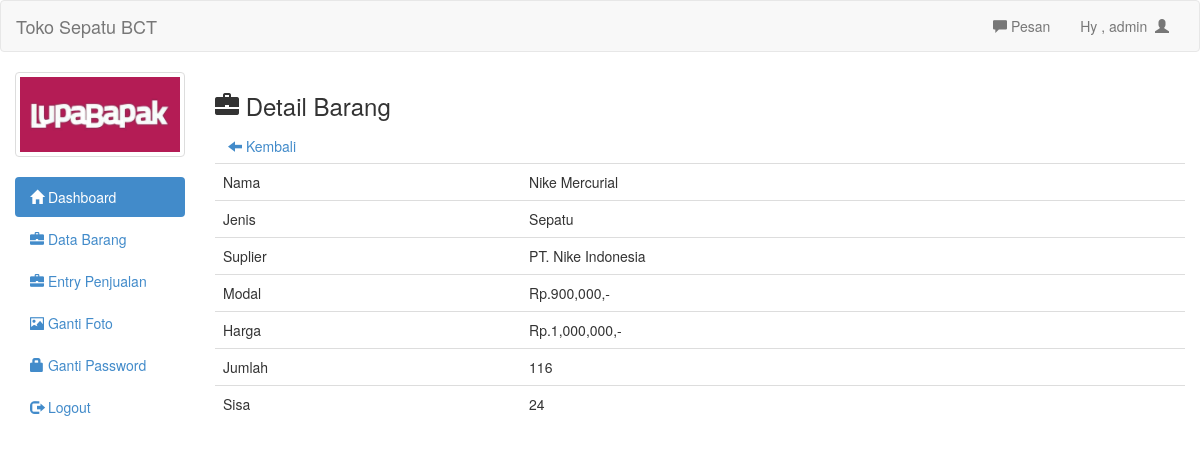
/admin/det_barang.php?id=19 (signed in), run on an earlier commit of the app's database.
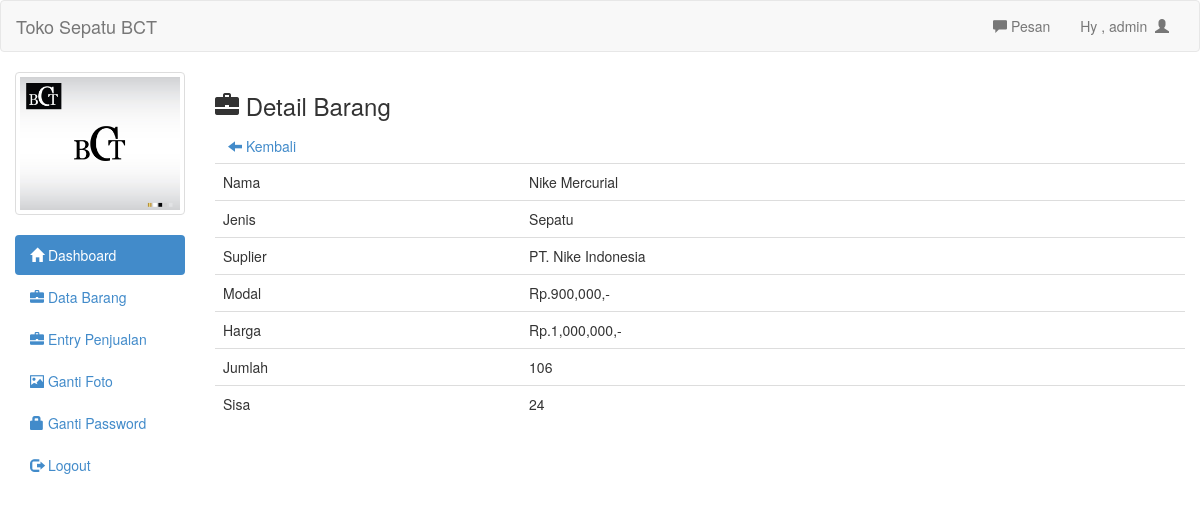
And on a later commit of the database.
### tables this page shows
CREATE TABLE `tbl_user` (
  `id` int(11) NOT NULL,
  `uname` varchar(30) NOT NULL,
  `pass` varchar(70) NOT NULL,
  `foto` text NOT NULL
);

CREATE TABLE `barang` (
  `id` int(11) NOT NULL,
  `nama` text NOT NULL,
  `jenis` text NOT NULL,
  `suplier` text NOT NULL,
  `modal` int(11) NOT NULL,
  `harga` int(11) NOT NULL,
  `jumlah` int(11) NOT NULL,
  `sisa` int(11) NOT NULL
);

### admin/det_barang.php (the view)
<?php
include 'header.php';
?>
<h3><span class="glyphicon glyphicon-briefcase"></span>  Detail Barang</h3>
<a class="btn" href="barang.php"><span class="glyphicon glyphicon-arrow-left"></span>  Kembali</a>
<?php
$id_brg=mysqli_real_escape_string($conn, $_GET['id']);
$det=mysqli_query($conn, "SELECT * from barang where id='$id_brg'")or die(mysql_error());
while($d=mysqli_fetch_array($det)){
	?>
	<table class="table">
		<tr>
			<td>Nama</td>
			<td><?php echo $d['nama'] ?></td>
		</tr>
		<tr>
			<td>Jenis</td>
			<td><?php echo $d['jenis'] ?></td>
		</tr>
		<tr>
			<td>Suplier</td>
			<td><?php echo $d['suplier'] ?></td>
		</tr>
		<tr>
			<td>Modal</td>
			<td>Rp.<?php echo number_format($d['modal']); ?>,-</td>
		</tr>
		<tr>
			<td>Harga</td>
			<td>Rp.<?php echo number_format($d['harga']) ?>,-</td>
		</tr>
		<tr>
			<td>Jumlah</td>
			<td><?php echo $d['jumlah'] ?></td>
		</tr>
		<tr>
			<td>Sisa</td>
			<td><?php echo $d['sisa'] ?></td>
		</tr>
	</table>
	<?php
}
?>
<?php include 'footer.php'; ?>

### admin/header.php (shortened to what this page needs)
<!DOCTYPE html>
<html>
<head>
	<?php
	include 'config.php';
	?>
	<link rel="stylesheet" type="text/css" href="../assets/css/bootstrap.css">
	<link rel="stylesheet" type="text/css" href="../assets/js/jquery-ui/jquery-ui.css">
</head>
<body>
	<div class="navbar navbar-default">
		<div class="container-fluid">
			<div class="navbar-header">
				<a href="https://bacotttttt.000webhostapp.com/" class="navbar-brand">Toko Sepatu BCT</a>
			</div>
			<div class="collapse navbar-collapse">
				<ul class="nav navbar-nav navbar-right">
					<li><a id="pesan_sedia" href="#" data-toggle="modal" data-target="#modalpesan"><span class='glyphicon glyphicon-comment'></span>  Pesan</a></li>
					<li><a class="dropdown-toggle" data-toggle="dropdown" role="button" href="#">Hy , <?php echo $_SESSION['uname']  ?>&nbsp&nbsp<span class="glyphicon glyphicon-user"></span></a></li>
				</ul>
			</div>
		</div>
	</div>
	<div class="col-md-2">
		<div class="row">
			<?php
			$use=$_SESSION['uname'];
			$fo=mysqli_query($conn, "SELECT foto from tbl_user where uname='$use'");
			while($f=mysqli_fetch_array($fo)){
				?>
				<div class="col-xs-6 col-md-12">
					<a class="thumbnail">
						<img class="img-responsive" src="foto/<?php echo $f['foto']; ?>">
					</a>
				</div>
				<?php
			}
			?>
		</div>
		<ul class="nav nav-pills nav-stacked">
			<li class="active"><a href="index.php"><span class="glyphicon glyphicon-home"></span>  Dashboard</a></li>
			<li><a href="barang.php"><span class="glyphicon glyphicon-briefcase"></span>  Data Barang</a></li>
			<li><a href="barang_laku.php"><span class="glyphicon glyphicon-briefcase"></span>  Entry Penjualan</a></li>
			<li><a href="ganti_foto.php"><span class="glyphicon glyphicon-picture"></span>  Ganti Foto</a></li>
			<li><a href="ganti_pass.php"><span class="glyphicon glyphicon-lock"></span> Ganti Password</a></li>
			<li><a href="logout.php"><span class="glyphicon glyphicon-log-out"></span>  Logout</a></li>
		</ul>
	</div>
	<div class="col-md-10">

What changed in the data, as far as the page shows it:
changed tbl_user: foto: a different picture
changed barang "Nike Mercurial": jumlah "116" → "106"
